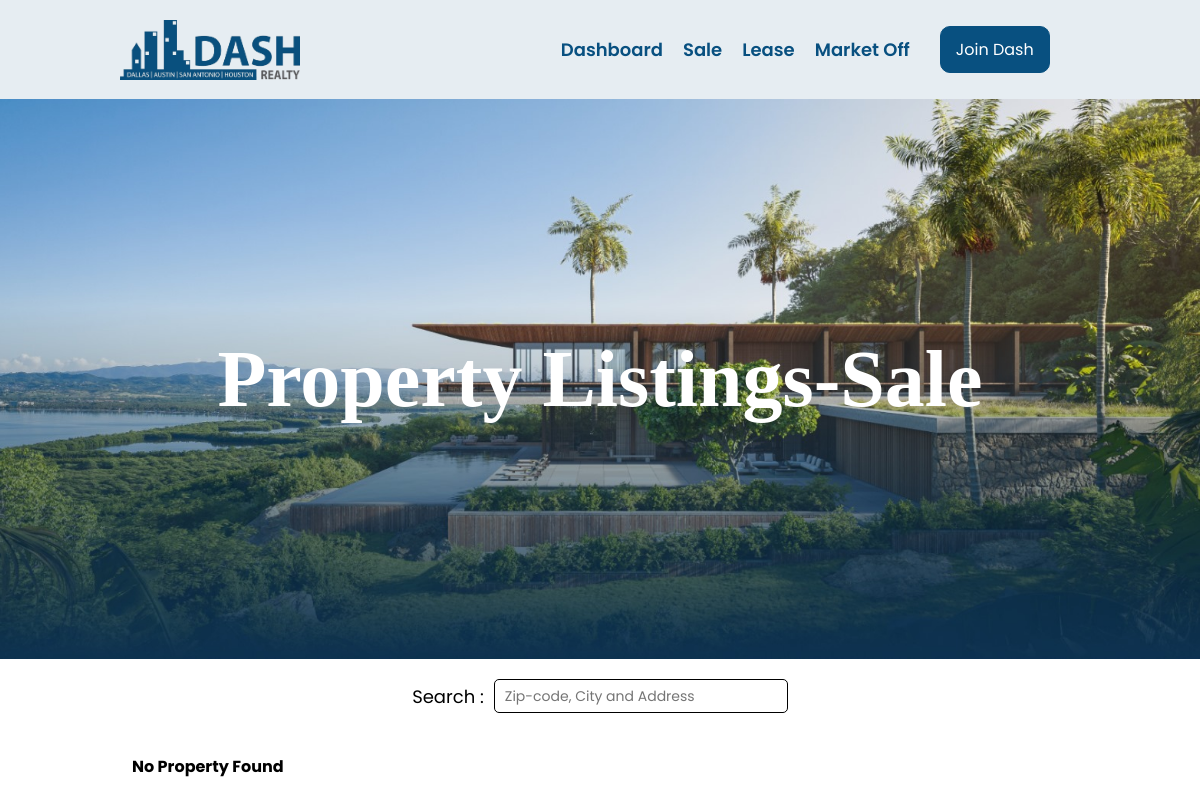
The page /ads-sale.php on the database as committed earlier.
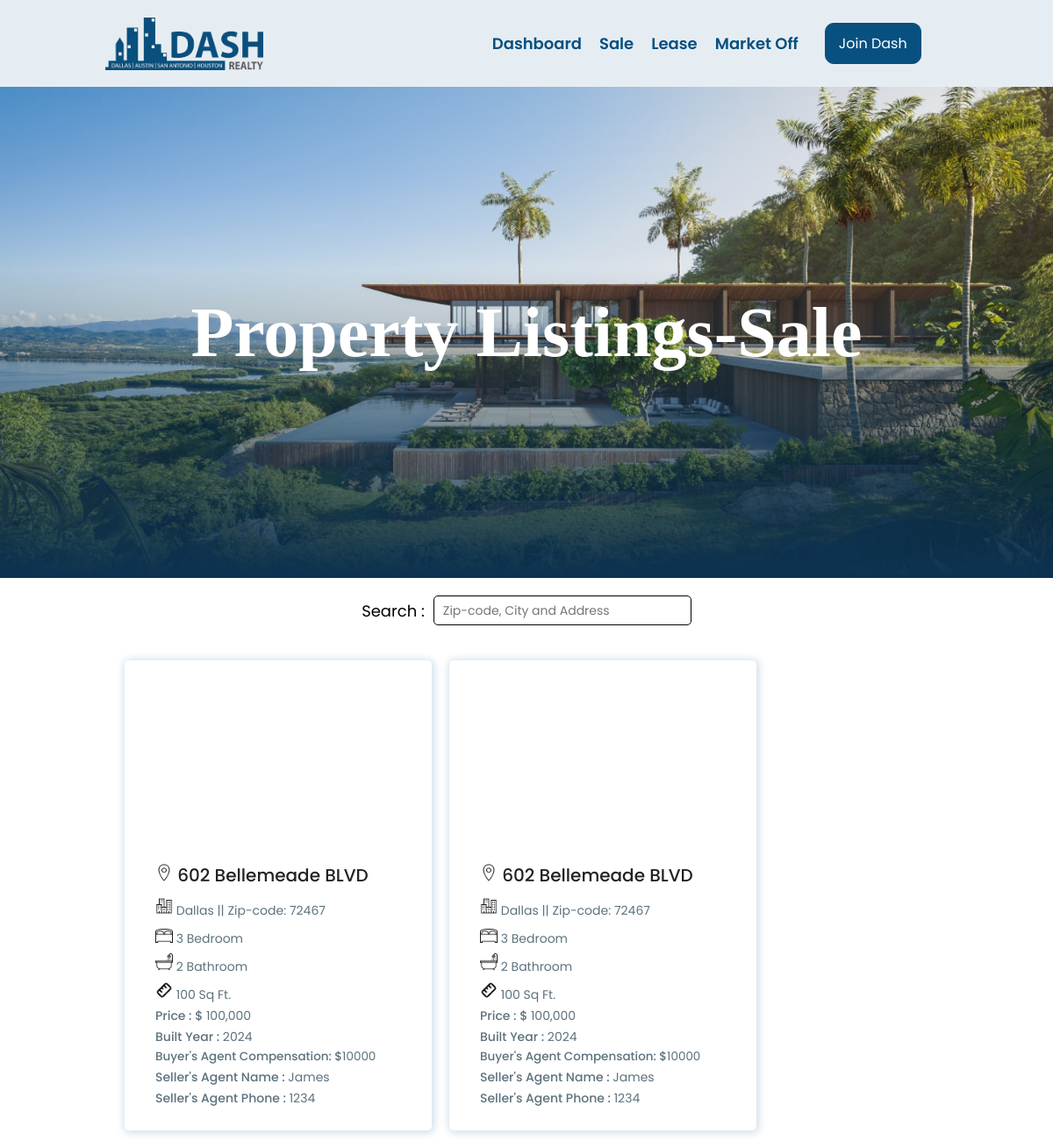
The same page on the database as committed later.
### tables this page shows
CREATE TABLE `ads` (
  `ad_id` int(11) NOT NULL,
  `ad_address` varchar(255) NOT NULL,
  `ad_price` varchar(255) NOT NULL,
  `ad_size` varchar(255) NOT NULL,
  `ad_year` varchar(255) NOT NULL,
  `ad_commission` varchar(255) NOT NULL,
  `ad_img` varchar(255) NOT NULL,
  `ad_city` varchar(255) NOT NULL,
  `ad_zipcode` varchar(255) NOT NULL,
  `ad_bedroom` varchar(255) NOT NULL,
  `ad_bathroom` varchar(255) NOT NULL,
  `ad_agent_name` varchar(255) NOT NULL,
  `ad_agent_phone` varchar(255) NOT NULL,
  `ad_category` varchar(255) NOT NULL
);

### ads-sale.php (the view, shortened to what this page needs)
<!DOCTYPE html>
<html lang="en">
<head>
    <link rel="stylesheet" href="dash-real.css">
    <link rel="stylesheet" type="text/css" href="https://cdnjs.cloudflare.com/ajax/libs/slick-carousel/1.8.1/slick.min.css"/>
    <link rel="stylesheet" type="text/css" href="https://cdnjs.cloudflare.com/ajax/libs/slick-carousel/1.8.1/slick-theme.min.css"/>
</head>
<body>
    <nav>
        <div id="logo-pic">
            <img src="lmages/dash-logo-removebg.png" alt="threads" width="180" height="60">
        </div>
        <div>
            <ul id="nav-links">
                <li><a href="dashboard.php">Dashboard</a></li>
                <li><a href="ads-sale.php">Sale</a></li>
                <li><a href="ads-lease.php">Lease</a></li>
                <li><a href="ads-market-off.php">Market Off</a></li>
                <li><a href="https://joindash.com/our-team/"><button class="join-dash-button">Join Dash</button></a></li>
            </ul>
        </div>
    </nav>
    <div class="ads-hero-section">
        <h1>Property Listings-Sale</h1>
    </div>
    <div class="ads-search-bar" >
        <label for="search">Search :</label>
        <input type="text" id="search" autocomplete="off" placeholder="Zip-code, City and Address">
    </div>
    <div id="ads-container" class="ads-flex-container">
        <?php
        include("conn.php");
        $sql = "SELECT * FROM ads WHERE `ad_category` = 'sale'";
        $result = mysqli_query($conn, $sql);
        if (mysqli_num_rows($result) > 0) {
            while ($row = mysqli_fetch_assoc($result)) {
        ?>
                <div class="flex-item">
                    <div class="dash-cart">
                        <div class="dash-cart-img">
                        </div>
                        <div class="dash-cart-data">
                            <p class="dash-address"><img src="lmages/icons8-location-50.png" width="20" alt="" srcset=""> <?php echo htmlspecialchars($row['ad_address']); ?></p>
                            <p class="dash-sub-heading"><img src="./lmages/icons8-city-buildings-50.png" width="20" alt="" srcset=""> <?php echo htmlspecialchars($row['ad_city']); ?> || Zip-code: <?php echo htmlspecialchars($row['ad_zipcode']); ?> </p>
                            <p class="dash-sub-heading"><img src="./lmages/icons8-bedroom-50.png" width="20" alt="" srcset=""> <?php echo htmlspecialchars($row['ad_bedroom']); ?> Bedroom</p>
                            <p class="dash-sub-heading"><img src="./lmages/icons8-bathroom-50.png" width="20" alt="" srcset=""> <?php echo htmlspecialchars($row['ad_bathroom']); ?> Bathroom</p>
                            <p class="dash-sub-heading"><img src="./lmages/icons8-measurement-24.png" width="20" alt="" srcset=""> <?php echo htmlspecialchars($row['ad_size']); ?> Sq Ft.</p>
                            <p class="dash-sub-heading"><strong>Price : $ </strong><?php echo htmlspecialchars($row['ad_price']); ?></p>
                            <p class="dash-sub-heading"><strong>Built Year : </strong><?php echo htmlspecialchars($row['ad_year']); ?></p>
                            <p class="dash-agent-compensation"><strong>Buyer's Agent Compensation: $</strong><?php echo htmlspecialchars($row['ad_commission']); ?></p>
                            <p class="dash-sub-heading"><strong>Seller's Agent Name : </strong><?php echo htmlspecialchars($row['ad_agent_name']); ?></p>
                            <p class="dash-sub-heading"><strong>Seller's Agent Phone : </strong><?php echo htmlspecialchars($row['ad_agent_phone']); ?></p>
                        </div>
                    </div>
                </div>
        <?php
            }
        } else {
            echo "<h4>No Property Found</h4>";
        }
        ?>
    </div>
</body>
</html>

Rows that differ between the two databases and show on the page:
added ads: ad_address "602 Bellemeade BLVD", ad_city "Dallas", ad_zipcode "72467", ad_bedroom "3", ad_bathroom "2", ad_size "100", ad_price "100,000", ad_year "2024", ad_commission "10000", ad_agent_name "James", ad_agent_phone "1234"
added ads: ad_address "602 Bellemeade BLVD", ad_city "Dallas", ad_zipcode "72467", ad_bedroom "3", ad_bathroom "2", ad_size "100", ad_price "100,000", ad_year "2024", ad_commission "10000", ad_agent_name "James", ad_agent_phone "1234"
Other text that changed with them:
text no longer shown: "No Property Found"
